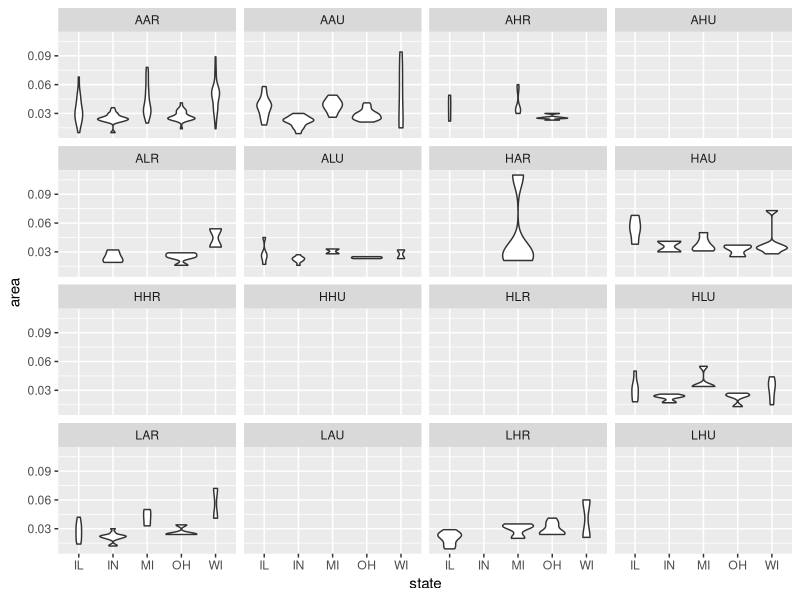
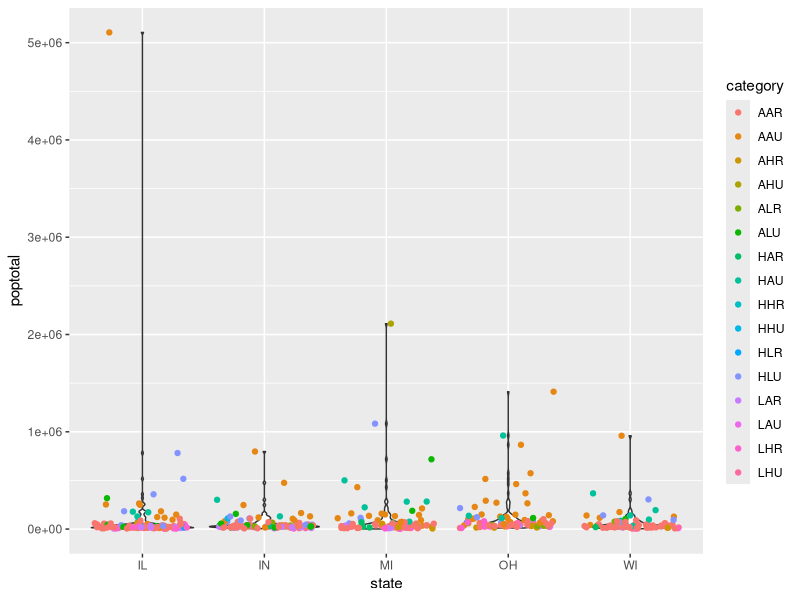
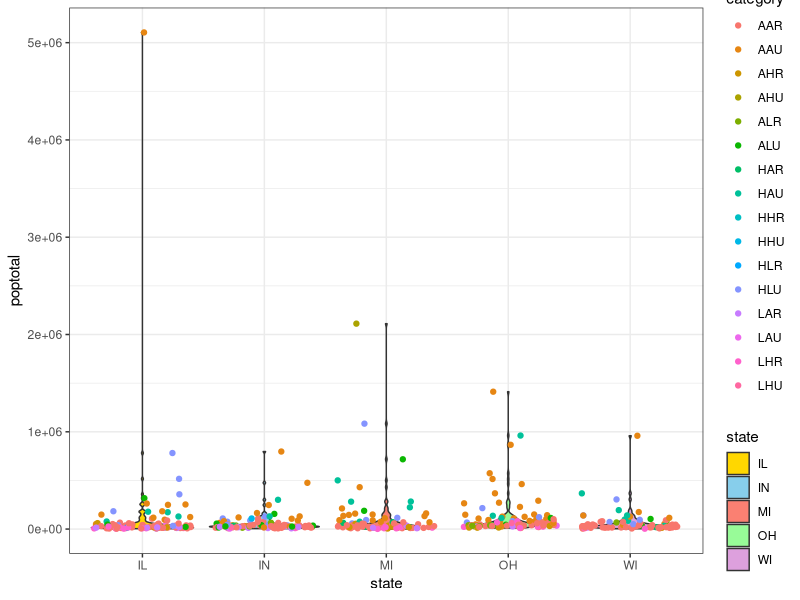

These charts were generated, in order, by the following R code:
## ---- chunk 1
week11 <- 5
week12 <- 10
total_weeks <- week11 + week12
total_weeks
## ---- chunk 2
v1 <- 1:5
typeof(v1)

v1[3] <- "Midweek"
v1
typeof(v1)
## ---- chunk 3
as.numeric(v1)
## ---- chunk 4
fav_food <- c("pizza", "sushi", "tacos", "pho", "curry")
fav_food[3] <- "cardinal"
fav_food[c(1, 5)]
## ---- chunk 5
library(tidyverse)
## ---- chunk 6
metadata <- read_tsv(here::here("assets/week13/metadata.tsv"))
## ---- chunk 7
metadata
## ---- chunk 8
metadata |>
  mutate(
    time = sub(pattern = "dpi", replacement = "_dpi", x = time),
    treatment = sub(pattern = "cathemerium", replacement = "cath", x = treatment)
  )
## ---- chunk 9
my_matrix <- matrix(1:10, nrow = 2, ncol = 5)
my_matrix
## ---- chunk 10
my_cars <- mtcars
head(my_cars)
## ---- chunk 11
str(my_cars)
mean(my_cars$mpg)
## ---- chunk 12
my_cars |>
  select(mpg, cyl, hp) |>
  head()
## ---- chunk 13
my_cars_filtered <- my_cars |>
  select(mpg, cyl) |>
  filter(mpg > 10, cyl == 6) |>
  rename(cylinders = cyl)
my_cars_filtered
## ---- chunk 14
midwest_datasets <- midwest
## ---- chunk 15
midwest_datasets |>
  filter(poptotal > 30000, popdensity > 800)
## ---- chunk 16
new_dataset <- midwest_datasets |>
  select(1:11) |>
  mutate(asian_ameri = popasian / popamerindian) |>
  arrange(desc(asian_ameri))
new_dataset
## ---- chunk 17
midwest_datasets |>
  group_by(state) |>
  summarize(poptotal = mean(poptotal))
## ---- chunk 18
midwest_datasets |>
  ggplot(aes(x = state, y = area)) +
  geom_violin() +
  facet_wrap(vars(category))
## ---- chunk 19
midwest_datasets |>
  ggplot(aes(x = state, y = poptotal)) +
  geom_violin() +
  geom_jitter(aes(color = category))
## ---- chunk 20
violin_plot <- midwest_datasets |>
  ggplot(aes(x = state, y = poptotal)) +
  geom_violin(aes(fill = state)) +
  geom_jitter(aes(color = category)) +
  scale_fill_manual(values = c("gold", "skyblue", "salmon", "palegreen", "plum")) +
  theme_bw()

violin_plot
